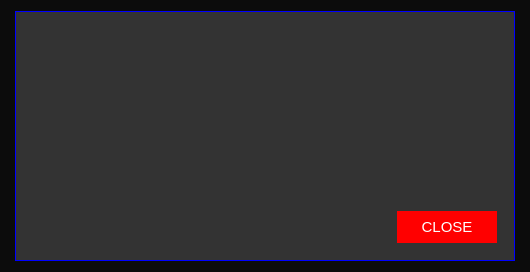
<?xml version="1.0" encoding="UTF-8"?>
<ui version="4.0">
 <class>FormMessagemWidget</class>
 <widget class="QWidget" name="FormMessagemWidget">
  <property name="geometry">
   <rect>
    <x>0</x>
    <y>0</y>
    <width>530</width>
    <height>268</height>
   </rect>
  </property>
  <property name="windowTitle">
   <string>MensagemShow</string>
  </property>
  <property name="styleSheet">
   <string notr="true">QWidget{
	background-color: rgb(0, 0, 0,200);
}
</string>
  </property>
  <layout class="QHBoxLayout" name="horizontalLayout">
   <item>
    <spacer name="horizontalSpacer_2">
     <property name="orientation">
      <enum>Qt::Horizontal</enum>
     </property>
     <property name="sizeHint" stdset="0">
      <size>
       <width>40</width>
       <height>20</height>
      </size>
     </property>
    </spacer>
   </item>
   <item>
    <widget class="QWidget" name="widget" native="true">
     <property name="minimumSize">
      <size>
       <width>500</width>
       <height>250</height>
      </size>
     </property>
     <property name="maximumSize">
      <size>
       <width>500</width>
       <height>250</height>
      </size>
     </property>
     <property name="styleSheet">
      <string notr="true">QWidget{
text-transform: uppercase;
border:1px solid blue;
	background-color:  #333333;
}
</string>
     </property>
     <layout class="QVBoxLayout" name="verticalLayout">
      <item>
       <widget class="QLabel" name="lbShowMessagem">
        <property name="styleSheet">
         <string notr="true">QLabel {font: 14pt MS Shell Dlg 2;
border:none;
color: white;text-align:center;width:300px;
}</string>
        </property>
        <property name="frameShape">
         <enum>QFrame::WinPanel</enum>
        </property>
        <property name="frameShadow">
         <enum>QFrame::Raised</enum>
        </property>
        <property name="text">
         <string/>
        </property>
        <property name="scaledContents">
         <bool>true</bool>
        </property>
        <property name="alignment">
         <set>Qt::AlignLeading|Qt::AlignLeft|Qt::AlignTop</set>
        </property>
        <property name="wordWrap">
         <bool>true</bool>
        </property>
       </widget>
      </item>
      <item>
       <widget class="QFrame" name="frame_2">
        <property name="styleSheet">
         <string notr="true">QFrame{border:none;}</string>
        </property>
        <property name="frameShape">
         <enum>QFrame::StyledPanel</enum>
        </property>
        <property name="frameShadow">
         <enum>QFrame::Raised</enum>
        </property>
        <layout class="QHBoxLayout" name="horizontalLayout_3">
         <item>
          <spacer name="horizontalSpacer_4">
           <property name="orientation">
            <enum>Qt::Horizontal</enum>
           </property>
           <property name="sizeHint" stdset="0">
            <size>
             <width>40</width>
             <height>20</height>
            </size>
           </property>
          </spacer>
         </item>
         <item>
          <widget class="QLabel" name="lbLoding">
           <property name="minimumSize">
            <size>
             <width>50</width>
             <height>50</height>
            </size>
           </property>
           <property name="maximumSize">
            <size>
             <width>50</width>
             <height>50</height>
            </size>
           </property>
           <property name="styleSheet">
            <string notr="true">QLabel{

border:1px solid transparent ;
border-radius:25px
}</string>
           </property>
           <property name="text">
            <string/>
           </property>
          </widget>
         </item>
         <item>
          <spacer name="horizontalSpacer_5">
           <property name="orientation">
            <enum>Qt::Horizontal</enum>
           </property>
           <property name="sizeHint" stdset="0">
            <size>
             <width>40</width>
             <height>20</height>
            </size>
           </property>
          </spacer>
         </item>
        </layout>
       </widget>
      </item>
      <item>
       <widget class="QFrame" name="frame">
        <property name="minimumSize">
         <size>
          <width>0</width>
          <height>0</height>
         </size>
        </property>
        <property name="maximumSize">
         <size>
          <width>16777215</width>
          <height>50</height>
         </size>
        </property>
        <property name="styleSheet">
         <string notr="true">border:none;</string>
        </property>
        <property name="frameShape">
         <enum>QFrame::StyledPanel</enum>
        </property>
        <property name="frameShadow">
         <enum>QFrame::Raised</enum>
        </property>
        <layout class="QHBoxLayout" name="horizontalLayout_2">
         <item>
          <spacer name="horizontalSpacer_3">
           <property name="orientation">
            <enum>Qt::Horizontal</enum>
           </property>
           <property name="sizeHint" stdset="0">
            <size>
             <width>40</width>
             <height>20</height>
            </size>
           </property>
          </spacer>
         </item>
         <item>
          <widget class="QPushButton" name="pushButton">
           <property name="minimumSize">
            <size>
             <width>0</width>
             <height>0</height>
            </size>
           </property>
           <property name="styleSheet">
            <string notr="true">QPushButton{width:100; height:40;text-align:center;color:#fff;border:0px;font-size:15px;cursor: pointer;background-color:red;
        padding:1px 0px;} QPushButton:hover{background-color:#3668ff;}</string>
           </property>
           <property name="text">
            <string>CLOSE</string>
           </property>
          </widget>
         </item>
        </layout>
       </widget>
      </item>
     </layout>
    </widget>
   </item>
   <item>
    <spacer name="horizontalSpacer">
     <property name="orientation">
      <enum>Qt::Horizontal</enum>
     </property>
     <property name="sizeHint" stdset="0">
      <size>
       <width>40</width>
       <height>20</height>
      </size>
     </property>
    </spacer>
   </item>
  </layout>
 </widget>
 <resources/>
 <connections/>
</ui>
